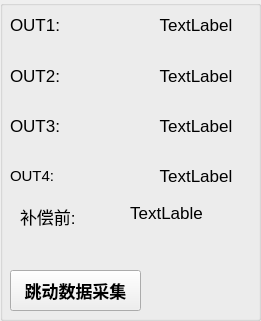
     <widget class="QGroupBox" name="LS9000">
      <property name="geometry">
       <rect>
        <x>890</x>
        <y>620</y>
        <width>261</width>
        <height>321</height>
       </rect>
      </property>
      <property name="title">
       <string/>
      </property>
      <widget class="QWidget" name="layoutWidget">
       <property name="geometry">
        <rect>
         <x>10</x>
         <y>10</y>
         <width>241</width>
         <height>181</height>
        </rect>
       </property>
       <layout class="QGridLayout" name="gridLayout_8">
        <property name="spacing">
         <number>20</number>
        </property>
        <item row="0" column="0">
         <widget class="QLabel" name="label_35">
          <property name="font">
           <font>
            <pointsize>13</pointsize>
           </font>
          </property>
          <property name="text">
           <string>OUT1:</string>
          </property>
         </widget>
        </item>
        <item row="0" column="1">
         <widget class="QLabel" name="lsMeasureOut1">
          <property name="font">
           <font>
            <pointsize>13</pointsize>
           </font>
          </property>
          <property name="text">
           <string>TextLabel</string>
          </property>
          <property name="alignment">
           <set>Qt::AlignCenter</set>
          </property>
         </widget>
        </item>
        <item row="3" column="0">
         <widget class="QLabel" name="label_64">
          <property name="font">
           <font>
            <pointsize>11</pointsize>
           </font>
          </property>
          <property name="text">
           <string>OUT4:</string>
          </property>
         </widget>
        </item>
        <item row="2" column="1">
         <widget class="QLabel" name="lsMeasureOut3">
          <property name="font">
           <font>
            <pointsize>13</pointsize>
           </font>
          </property>
          <property name="text">
           <string>TextLabel</string>
          </property>
          <property name="alignment">
           <set>Qt::AlignCenter</set>
          </property>
         </widget>
        </item>
        <item row="1" column="0">
         <widget class="QLabel" name="label_62">
          <property name="font">
           <font>
            <pointsize>13</pointsize>
           </font>
          </property>
          <property name="text">
           <string>OUT2:</string>
          </property>
         </widget>
        </item>
        <item row="1" column="1">
         <widget class="QLabel" name="lsMeasureOut2">
          <property name="font">
           <font>
            <pointsize>13</pointsize>
           </font>
          </property>
          <property name="text">
           <string>TextLabel</string>
          </property>
          <property name="alignment">
           <set>Qt::AlignCenter</set>
          </property>
         </widget>
        </item>
        <item row="2" column="0">
         <widget class="QLabel" name="label_63">
          <property name="font">
           <font>
            <pointsize>13</pointsize>
           </font>
          </property>
          <property name="text">
           <string>OUT3:</string>
          </property>
         </widget>
        </item>
        <item row="3" column="1">
         <widget class="QLabel" name="lsMeasureOut4">
          <property name="font">
           <font>
            <pointsize>13</pointsize>
           </font>
          </property>
          <property name="text">
           <string>TextLabel</string>
          </property>
          <property name="alignment">
           <set>Qt::AlignCenter</set>
          </property>
         </widget>
        </item>
       </layout>
      </widget>
      <widget class="QLabel" name="lsCurrentValue_2">
       <property name="geometry">
        <rect>
         <x>81</x>
         <y>200</y>
         <width>171</width>
         <height>26</height>
        </rect>
       </property>
       <property name="font">
        <font>
         <pointsize>13</pointsize>
        </font>
       </property>
       <property name="text">
        <string>TextLable</string>
       </property>
       <property name="alignment">
        <set>Qt::AlignCenter</set>
       </property>
      </widget>
      <widget class="QLabel" name="label_66">
       <property name="geometry">
        <rect>
         <x>20</x>
         <y>200</y>
         <width>100</width>
         <height>32</height>
        </rect>
       </property>
       <property name="font">
        <font>
         <pointsize>13</pointsize>
        </font>
       </property>
       <property name="text">
        <string>补偿前:</string>
       </property>
      </widget>
      <widget class="QPushButton" name="roundoutDataCollection">
       <property name="geometry">
        <rect>
         <x>10</x>
         <y>270</y>
         <width>131</width>
         <height>41</height>
        </rect>
       </property>
       <property name="font">
        <font>
         <pointsize>13</pointsize>
         <weight>75</weight>
         <bold>true</bold>
        </font>
       </property>
       <property name="text">
        <string>跳动数据采集</string>
       </property>
      </widget>
     </widget>
